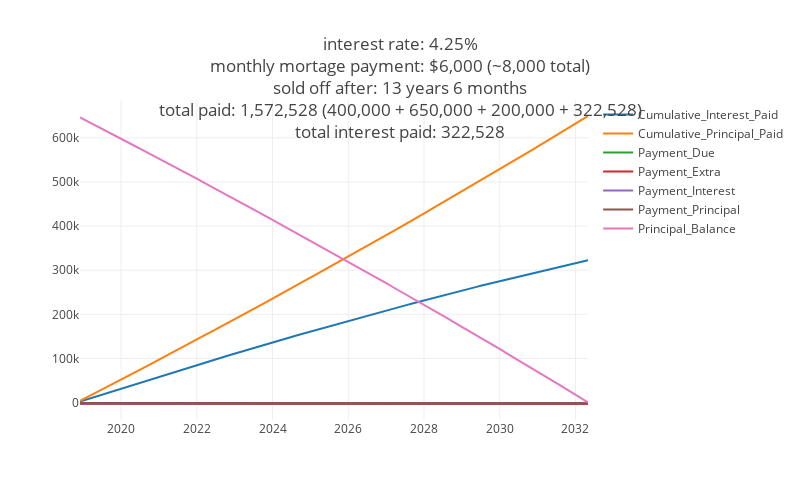

This figure's notebook cell:
### Code cell
calc_and_graph(interest_rate=0.0425, loan_years=30, monthly_payment=6000, chunk_payments=200000)

### Figure 1 — Plotly figure (JSON) as saved in the notebook; plotly's stock layout.template omitted (floating-point values rounded to 4 significant figures; data arrays with more than 128 entries replaced by an {"elided": "..."} marker saying what was removed)
{"data": [{"name": "Cumulative_Interest_Paid", "type": "scatter", "uid": "8039d6ab-dcd0-11e8-aa00-1831bf6ae617", "x": {"elided": "162 str values"}, "y": {"elided": "162 float values"}}, {"name": "Cumulative_Principal_Paid", "type": "scatter", "uid": "8039d6ac-dcd0-11e8-aa00-1831bf6ae617", "x": {"elided": "162 str values"}, "y": {"elided": "162 float values"}}, {"name": "Payment_Due", "type": "scatter", "uid": "8039d6ad-dcd0-11e8-aa00-1831bf6ae617", "x": {"elided": "162 str values"}, "y": {"elided": "162 float values"}}, {"name": "Payment_Extra", "type": "scatter", "uid": "8039d6ae-dcd0-11e8-aa00-1831bf6ae617", "x": {"elided": "162 str values"}, "y": {"elided": "162 float values"}}, {"name": "Payment_Interest", "type": "scatter", "uid": "8039d6af-dcd0-11e8-aa00-1831bf6ae617", "x": {"elided": "162 str values"}, "y": {"elided": "162 float values"}}, {"name": "Payment_Principal", "type": "scatter", "uid": "8039d6b0-dcd0-11e8-aa00-1831bf6ae617", "x": {"elided": "162 str values"}, "y": {"elided": "162 float values"}}, {"name": "Principal_Balance", "type": "scatter", "uid": "8039d6b1-dcd0-11e8-aa00-1831bf6ae617", "x": {"elided": "162 str values"}, "y": {"elided": "162 float values"}}], "layout": {"height": 500, "title": "interest rate: 4.25%<br>monthly mortage payment: $6,000 (~8,000 total)<br>sold off after: 13 years 6 months<br>total paid: 1,572,528 (400,000 + 650,000 + 200,000 + 322,528)<br>total interest paid: 322,528", "width": 800}}
